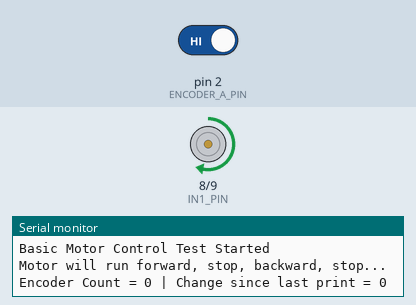
Recording of a sketch running on a simulated Arduino Uno, built with avr-gcc and run on an emulated ATmega328P. Parts: motor-driver pin pairs drawn as motors (green arrow = first pin HIGH = forward, orange = second pin HIGH = backward, longer = more drive, scaled by the enable pin), the last lines printed to the serial monitor. The test bench sets the inputs (shaded band); at power-on: pin 2 (ENCODER_A_PIN) HIGH.

Above: at 1.5 s.
At 6.5 s:
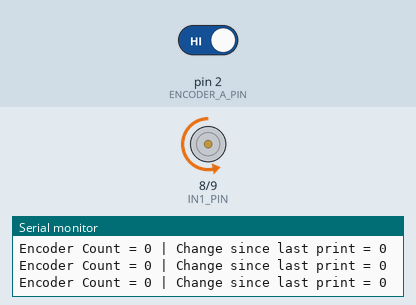
At 9.0 s:
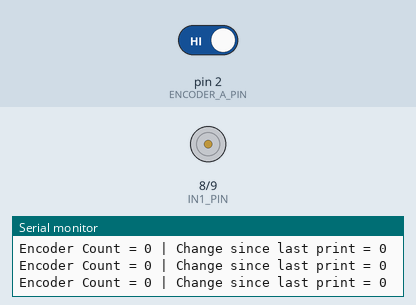
Timing chart, 0 to 13.0 s (numbered marks = the images above):
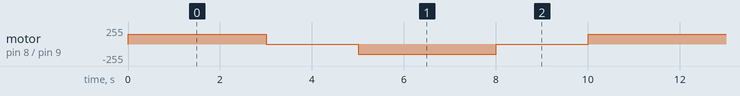

Measured:
- by itself, motor on pin 8 (IN1_PIN) / pin 9 (IN2_PIN): repeats every 10.0 s: stopped 2.0 s, backward 150/255 3.0 s, stopped 2.0 s, forward 150/255 3.0 s

The sketch:

basic_motor_control.ino
```cpp
const int ENA_PIN = 5;
const int IN1_PIN = 8;
const int IN2_PIN = 9;

const int ENCODER_A_PIN = 2;
const int ENCODER_B_PIN = 3;

volatile long encoderCount = 0;
long lastEncoderCount = 0;

void setup() {
  Serial.begin(115200);
  pinMode(ENA_PIN, OUTPUT);
  pinMode(IN1_PIN, OUTPUT);
  pinMode(IN2_PIN, OUTPUT);
  pinMode(ENCODER_A_PIN, INPUT_PULLUP);
  pinMode(ENCODER_B_PIN, INPUT_PULLUP);
  attachInterrupt(digitalPinToInterrupt(ENCODER_A_PIN), encoderISR, RISING);
  Serial.println("Basic Motor Control Test Started");
  Serial.println("Motor will run forward, stop, backward, stop...");
}

void loop() {
  // Run forward at medium speed
  setMotorDirection(true);
  setMotorPWM(150);
  printEncoderData();
  delay(3000);
  // Stop
  stopMotor();
  printEncoderData();
  delay(2000);
  // Run backward at medium speed
  setMotorDirection(false);
  setMotorPWM(150);
  printEncoderData();
  delay(3000);
  // Stop
  stopMotor();
  printEncoderData();
  delay(2000);
}

void encoderISR() {
  int bState = digitalRead(ENCODER_B_PIN);
  if (bState == HIGH) {
    encoderCount++;
  } else {
    encoderCount--;
  }
}

void setMotorDirection(bool forward) {
  if (forward) {
    digitalWrite(IN1_PIN, HIGH);
    digitalWrite(IN2_PIN, LOW);
  } else {
    digitalWrite(IN1_PIN, LOW);
    digitalWrite(IN2_PIN, HIGH);
  }
}
void setMotorPWM(int pwmValue) {
  pwmValue = constrain(pwmValue, 0, 255);
  analogWrite(ENA_PIN, pwmValue);
}
void stopMotor() {
  analogWrite(ENA_PIN, 0);
  digitalWrite(IN1_PIN, LOW);
  digitalWrite(IN2_PIN, LOW);
}

void printEncoderData() {
  unsigned long currentTime = millis();
  noInterrupts();
  long currentCount = encoderCount;
  interrupts();
  long deltaCount = currentCount - lastEncoderCount;
  lastEncoderCount = currentCount;
  Serial.print("Encoder Count = ");
  Serial.print(currentCount);
  Serial.print(" | Change since last print = ");
  Serial.println(deltaCount);
}
```
